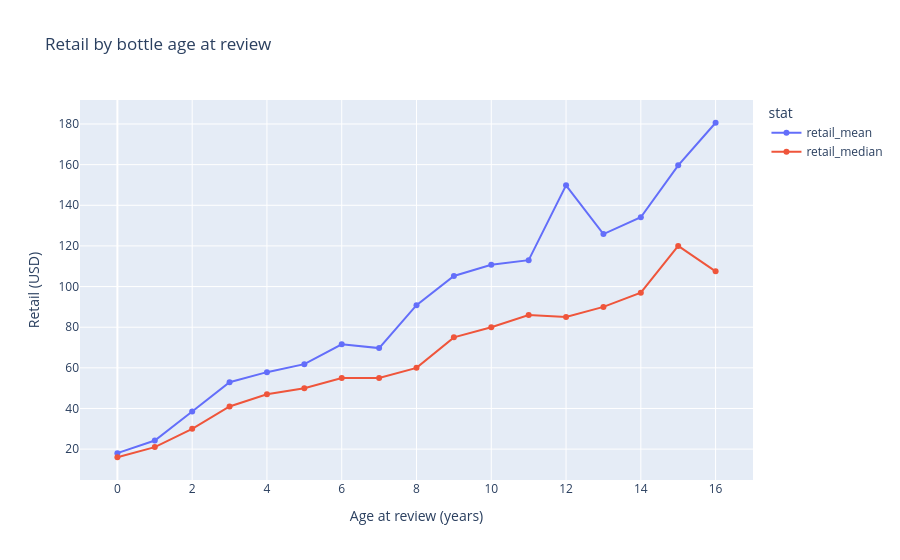
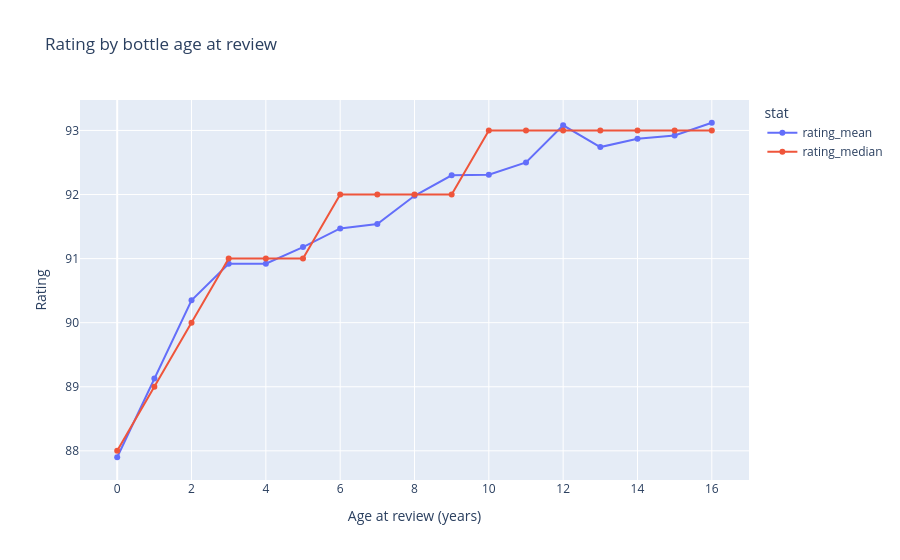

Notebook source saved alongside these figures, in order:
### Markdown cell above
## 11. Mean and median (price, rating) by features - age_at_review

### Code cell
# Integer bottle age, trimmed to a sensible 0-25y window (older tails are sparse).
age = (
    df[df["age_at_review"].between(0, 25)]
    .assign(age=lambda d: d["age_at_review"].astype(int))
)
by_age = agg_pr(age, "age", min_n=30).sort_index()
display(by_age)

fig = px.line(
    by_age.reset_index(), x="age", y=["retail_mean", "retail_median"],
    markers=True, title="Retail by bottle age at review",
    labels={"value": "Retail (USD)", "age": "Age at review (years)", "variable": "stat"},
)
fig.show()

fig = px.line(
    by_age.reset_index(), x="age", y=["rating_mean", "rating_median"],
    markers=True, title="Rating by bottle age at review",
    labels={"value": "Rating", "age": "Age at review (years)", "variable": "stat"},
)
fig.show()

### Figure 1 — Plotly figure (JSON) as saved in the notebook; plotly's stock layout.template omitted (floating-point values rounded to 4 significant figures)
{"data": [{"hovertemplate": "stat=retail_mean<br>Age at review (years)=%{x}<br>Retail (USD)=%{y}<extra></extra>", "legendgroup": "retail_mean", "line": {"color": "#636efa", "dash": "solid"}, "marker": {"symbol": "circle"}, "mode": "lines+markers", "name": "retail_mean", "orientation": "v", "showlegend": true, "type": "scatter", "x": [0, 1, 2, 3, 4, 5, 6, 7, 8, 9, 10, 11, 12, 13, 14, 15, 16], "xaxis": "x", "y": [18.03, 24.21, 38.49, 52.95, 57.88, 61.83, 71.56, 69.72, 90.84, 105.2, 110.7, 113.0, 149.8, 125.8, 134.1, 159.7, 180.6], "yaxis": "y"}, {"hovertemplate": "stat=retail_median<br>Age at review (years)=%{x}<br>Retail (USD)=%{y}<extra></extra>", "legendgroup": "retail_median", "line": {"color": "#EF553B", "dash": "solid"}, "marker": {"symbol": "circle"}, "mode": "lines+markers", "name": "retail_median", "orientation": "v", "showlegend": true, "type": "scatter", "x": [0, 1, 2, 3, 4, 5, 6, 7, 8, 9, 10, 11, 12, 13, 14, 15, 16], "xaxis": "x", "y": [16.0, 21.0, 30.0, 41.0, 47.0, 50.0, 55.0, 55.0, 60.0, 75.0, 80.0, 86.0, 85.0, 90.0, 97.0, 120.0, 107.5], "yaxis": "y"}], "layout": {"legend": {"title": {"text": "stat"}, "tracegroupgap": 0}, "title": {"text": "Retail by bottle age at review"}, "xaxis": {"anchor": "y", "domain": [0, 1], "title": {"text": "Age at review (years)"}}, "yaxis": {"anchor": "x", "domain": [0, 1], "title": {"text": "Retail (USD)"}}}}

### Figure 2 — Plotly figure (JSON) as saved in the notebook; plotly's stock layout.template omitted (floating-point values rounded to 4 significant figures)
{"data": [{"hovertemplate": "stat=rating_mean<br>Age at review (years)=%{x}<br>Rating=%{y}<extra></extra>", "legendgroup": "rating_mean", "line": {"color": "#636efa", "dash": "solid"}, "marker": {"symbol": "circle"}, "mode": "lines+markers", "name": "rating_mean", "orientation": "v", "showlegend": true, "type": "scatter", "x": [0, 1, 2, 3, 4, 5, 6, 7, 8, 9, 10, 11, 12, 13, 14, 15, 16], "xaxis": "x", "y": [87.9, 89.13, 90.35, 90.92, 90.92, 91.18, 91.47, 91.54, 91.98, 92.3, 92.31, 92.5, 93.08, 92.74, 92.87, 92.92, 93.12], "yaxis": "y"}, {"hovertemplate": "stat=rating_median<br>Age at review (years)=%{x}<br>Rating=%{y}<extra></extra>", "legendgroup": "rating_median", "line": {"color": "#EF553B", "dash": "solid"}, "marker": {"symbol": "circle"}, "mode": "lines+markers", "name": "rating_median", "orientation": "v", "showlegend": true, "type": "scatter", "x": [0, 1, 2, 3, 4, 5, 6, 7, 8, 9, 10, 11, 12, 13, 14, 15, 16], "xaxis": "x", "y": [88.0, 89.0, 90.0, 91.0, 91.0, 91.0, 92.0, 92.0, 92.0, 92.0, 93.0, 93.0, 93.0, 93.0, 93.0, 93.0, 93.0], "yaxis": "y"}], "layout": {"legend": {"title": {"text": "stat"}, "tracegroupgap": 0}, "title": {"text": "Rating by bottle age at review"}, "xaxis": {"anchor": "y", "domain": [0, 1], "title": {"text": "Age at review (years)"}}, "yaxis": {"anchor": "x", "domain": [0, 1], "title": {"text": "Rating"}}}}
